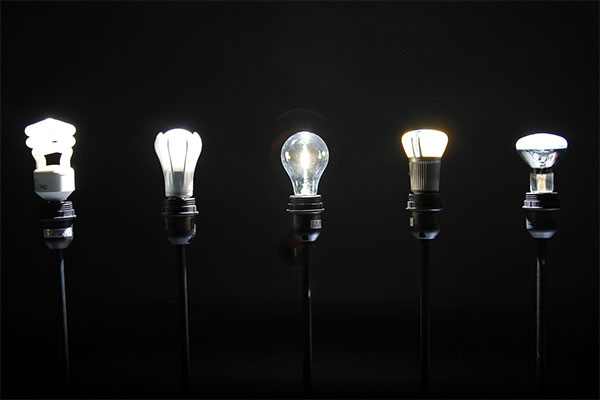
#> input picture Python/XuLyAnhPython/anh5.jpg, 600 x 400 px
$ python 1BaiLuyenTap.py   (older library calls are emulated)
#> lines starting #> are read from the running program, lines starting #| are printed output that depends on the picture; after the words box and inside, x2 and y2 are one past the last pixel; in counts of white or black regions, pixels touching at a corner belong together
'''
Đọc vào ảnh hat1.png được biến ma trận ảnh I.
https://drive.google.com/open?id=1ZPqjrE47vx0pgy8NOgi7ddc3vDXfQ9aA&authuser=0

26a. Chuyển ảnh sang biểu diễn HSV được ma trận Ihsv. Hiển thị kênh H của Ihsv.
26b. Cân bằng histogram của kênh V của Ihsv. Hiển thị kênh V được cân bằng.
26c. Thay đổi kênh V của Ihsv thành kênh V đã cân bằng. Chuyển Ihsv về biểu diễn RGB được ảnh I2. Hiển thị I2.
26d. Ghi ma trận ảnh I2 thành file ảnh hoa1.png
26e. Giảm size ảnh xuống 1/4. Hiển thị ảnh đã giảm size.
26g. Làm trơn ảnh kênh S của Ihsv theo bộ lọc trung bình cộng, kích thước cửa sổ lân cận là 7x7 được ảnh Is. Hiển thị ảnh Is.
26h. Nhị phân hóa ảnh (255- Is) (ảnh nghịch đảo độ sáng của Is, trắng -> đen; đen->trắng) theo ngưỡng Otsu được ảnh nhị phân Ib. Hiển thị ảnh Ib.
26i(bỏ qua do chưa học). Tìm các contour của ảnh Ib. Vẽ các đường contour trên ảnh gốc I. Hiển thị ảnh I.
26k(bỏ qua do chưa học).Vẽ đường contour có diện tích lớn nhất ở câu 26i trên ảnh gốc I. Hiển thị ảnh I.
26l. Tìm kiếm biên theo thuật toán Canny của kênh S của ảnh Ihsv được ảnh nhị phân Ie. Hiển thị ảnh Ie.
26l. Kiểm tra pixel có tọa độ dòng y=312, cột x=279 có là điểm biên của  kênh S của ảnh Ihsv theo phép dò biên Canny không?
26n. Hiển thi các giá trị mức xám của kênh S của ảnh Ihsv trong lân cận cửa sổ 5x5 của pixel có tọa độ dòng y=312, cột x=279.
26o. Chuyển ảnh I sang ảnh grayscale theo công thức biến đổi bộ mầu (r,g,b) về mức xám=0.39*r+0.50*g+0.11*b, được ảnh Ig. Hiển thị ảnh Ig.
26p. Tìm kiếm biên theo thuật toán Canny của Ig được ảnh nhị phân Ie2. Hiển thị ảnh Ie2.
26q. Kiểm tra pixel có tọa độ dòng y=312, cột x=279 có là điểm biên của  ảnh Ig theo phép dò biên Canny không?
26r. Hiển thi các giá trị mức xám của ảnh Ig trong lân cận cửa sổ 5x5 của pixel có tọa độ dòng y=312, cột x=279.
26s. Xác định ma trận gradient theo hướng x của ảnh Ig với phương pháp Sobel được ảnh IgradientX. Hiển thi IgradientX.
26t. Xác định ma trận gradient theo hướng y của ảnh Ig với phương pháp Sobel được ảnh IgradientY. Hiển thi IgradientY.
26u. Xác định ma trận gradient của ảnh Ig theo cả 2 hướng y và hướng x với phương pháp Sobel được ảnh Igradient=(IgradientX+IgradientY)//2. Hiển thi Igradient.
26v. Xác định ảnh biên của ảnh Ig sử dụng phương pháp dò biên Sobel và ma trận gradient Igradient với ngưỡng quyết định điểm biên nguong_bien=50, được ảnh nhị phân Ie3. Hiển thị ảnh Ie3.
26x. Kiểm tra pixel có tọa độ dòng y=312, cột x=279 có là điểm biên của  ảnh Ig theo phép dò biên Sobel trên không?
26y. Giãn mức xám của kênh V của ảnh Ihsv lên khoảng tối đa [0,255] được ảnh Iv2. Hiển thị ảnh Iv2.
26z. Giãn mức xám của kênh S của ảnh Ihsv lên khoảng tối đa [0,255] được ảnh Is2. Hiển thị ảnh Is2.

'''
#Đọc ảnh mầu anh5.jpg vào biến ma trận I.
import cv2
import numpy as np
import matplotlib.pyplot as plt

I=cv2.imread('anh5.jpg')
#> I is the input picture: shape (400, 600, 3); mean B, G, R 22.7, 22.7, 22.7
cv2.imshow('Anh goc:',I)

#Chuyển ảnh sang biểu diễn HSV được ma trận Ihsv. Hiển thị kênh H của Ihsv.
Ihsv=cv2.cvtColor(I,cv2.COLOR_BGR2HSV)
#> Ihsv: shape (400, 600, 3); mean H, S, V 9.3, 6, 23.2
cv2.imshow('Anh HSV:',Ihsv[:,:,0])
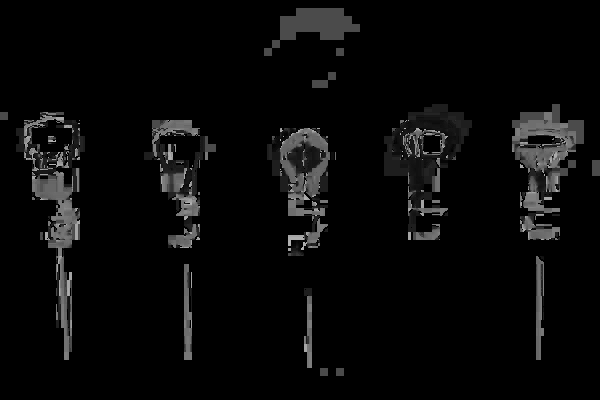
#> window 'Anh HSV:': shape (400, 600); min 0, max 179, mean 9.3

#Cân bằng histogram của kênh V của Ihsv. Hiển thị kênh V được cân bằng.
w=Ihsv.shape[1]
#> w = 600
h=Ihsv.shape[0]
#> h = 400
def tinh_his(Igray):
	mang =np.zeros(256,dtype='uint32')
	for i in range(h):
	    for j in range(w):
	        g=Igray[i][j]
	        mang[g][0]=mang[g][0]+1
	    return mang
	Ir=Ihsv[:,:,2]
	hist_r=tinh_his(Ir)

#Thay đổi kênh V của Ihsv thành kênh V đã cân bằng. Chuyển Ihsv về biểu diễn RGB được ảnh I2. Hiển thị I2.
I2 = cv2.cvtColor(Ihsv, cv2.COLOR_HSV2BGR)
cv2.imshow("RGB", I2)

#Ghi ma trận ảnh I2 thành file ảnh hoa1.png
cv2.imwrite('hoa1.png', I2)

#Giảm size ảnh xuống 1/4. Hiển thị ảnh đã giảm size.
w=I.shape[1] //4
#> w = 150
h=I.shape[0] //4
#> h = 100
I_resize=cv2.resize(I, (w, h))
cv2.imshow('anh resize', I_resize)

# Làm trơn ảnh kênh S của Ihsv theo bộ lọc trung bình cộng, kích thước cửa sổ lân cận là 7x7 được ảnh Is. Hiển thị ảnh Is.
for i in range(-3,4):
	for j in range(-3, 4):
		if (i>=0) & (i<= h-1) &(j>=0) &(j<= h-1):
			print(I[i,j,:])
#> this loop made 7 passes
#> (printed output is left out)

#Nhị phân hóa ảnh (255- Is) (ảnh nghịch đảo độ sáng của Is, trắng -> đen; đen->trắng) theo ngưỡng Otsu được ảnh nhị phân Ib. Hiển thị ảnh Ib.
nguong=90
Ig=cv2.cvtColor(I,cv2.COLOR_BGR2GRAY)
Ib=np.zeros((Ig.shape[0],I.shape[1]),dtype='uint8')
for i in range(Ig.shape[0]):
    for j in range(I.shape[1]):
        if Ig[i][j] < nguong:
            Ib[i][j]=0#đen tuyệt đối
        else:
            Ib[i][j]=255#trắng tuyệt đối
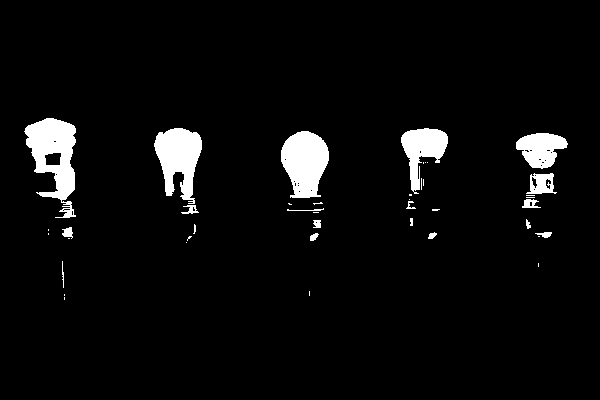
#> Ib: shape (400, 600); 4.7% white; 42 white regions (24 under 20 px)

#Tìm các contour của ảnh Ib. Vẽ các đường contour trên ảnh gốc I. Hiển thị ảnh I.
#Xác định các contours của ảnh Ib và vẽ đường contours lên ảnh gốc I với mầu đỏ tuyệt đối.
contours, _ = cv2.findContours(Ib, cv2.RETR_EXTERNAL, cv2.CHAIN_APPROX_SIMPLE)
cv2.drawContours(I, contours, -1, (0,0,255), 2)
cv2.imshow("anh co ve chu tuyen", I)

#Vẽ đường contour có diện tích lớn nhất ở câu 26i trên ảnh gốc I. Hiển thị ảnh I.
#Tính diện tích lớn nhất max_area của các contours, hiển thị giá trị này.
max_area=0.0
cnt_max=[]
for cnt in contours:
    if max_area < cv2.contourArea(cnt):
        max_area=cv2.contourArea(cnt)
        cnt_max=cnt
#> after the loop, max_area = 2758.5
print(max_area)
#| 2758.5
#vẽ contour có diện tích max
cv2.drawContours (I, [cnt_max], -1, (255,0,255),2)
cv2.imshow('anh co ve chu tuyen',I)

#Tìm kiếm biên theo thuật toán Canny của kênh S của ảnh Ihsv được ảnh nhị phân Ie. Hiển thị ảnh Ie.
Ie = cv2.Canny(Ihsv[:,:,1],0,255)
#> Ie: shape (400, 600); 3.7% white in thin lines or dots, all inside (x1, y1, x2, y2) = (15, 103, 600, 376)
cv2.imshow('anh nhi phan kenh S', Ie)

#Kiểm tra pixel có tọa độ dòng y=312, cột x=279 có là điểm biên của  kênh S của ảnh Ihsv theo phép dò biên Canny không?
if Ie[312][279]==255:
	print("diem bien anh(312, 279) la diem bien theo Canny")
else:
	print("diem anh (312, 279) khong la diem anh the canny")

#Hiển thi các giá trị mức xám của kênh S của ảnh Ihsv trong lân cận cửa sổ 5x5 của pixel có tọa độ dòng y=312, cột x=279.
h=I.shape[0]
#> h = 400
w=I.shape[1]
#> w = 600
y=312
x=279
Is=Ihsv[:,:,1]
for k in range(-2, 3): #lan can (5, )
	for l in range(-1,2):
		if ((y+k) >= 0) & ((y+k)<=h-1) & ((x+l) >= 0) & ((x+l)<=w-1):
			print(Is[y+k,x+l])
#> this loop made 5 passes
#> (printed output is left out)

#Chuyển ảnh I sang ảnh grayscale theo công thức biến đổi bộ mầu (r,g,b) về mức xám=0.39*r+0.50*g+0.11*b, được ảnh Ig. Hiển thị ảnh Ig.
Igray = np.zeros((h, w), dtype='uint8')
for i in range(h):
	for j in range(w):
		#gray=r*0.39+g*0.5+b*0.11
		d=39*int(I[i][j][2]) + 50*int(I[i][j][1]) + 11*int(I[i][j][0])
		d=d//100
		Igray[i][j]=d
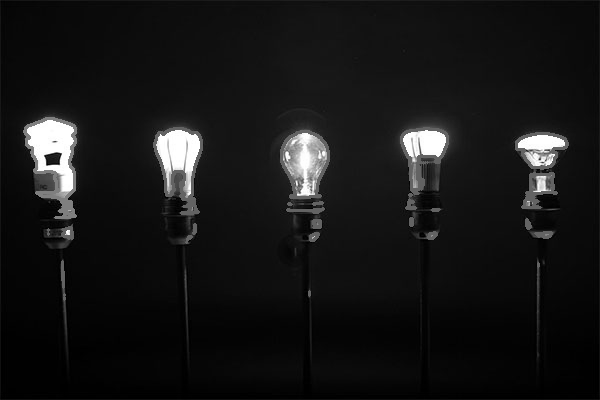
#> Igray: shape (400, 600); min 0, max 255, mean 22.3
cv2.imshow("anh graay", Igray)

#Tìm kiếm biên theo thuật toán Canny của Ig được ảnh nhị phân Ie2. Hiển thị ảnh Ie2.
Ie2 = cv2.Canny(Ig,0,255)
#> Ie2: shape (400, 600); 2.1% white in thin lines or dots, all inside (x1, y1, x2, y2) = (24, 118, 568, 397)
cv2.imshow('canny image: ',Ie2)

#Kiểm tra pixel có tọa độ dòng y=312, cột x=279 có là điểm biên của  ảnh Ig theo phép dò biên Canny không?
if Ie2[312][279]==255:
	print("diem bien anh(312, 279) la diem bien theo Canny")
else:
	print("diem anh (312, 279) khong la diem anh the canny")

#Hiển thi các giá trị mức xám của ảnh Ig trong lân cận cửa sổ 5x5 của pixel có tọa độ dòng y=312, cột x=279.
so_dong=I.shape[0]
#> so_dong = 400
so_cot=I.shape[1]
#> so_cot = 600
y=312
x=279
for k in range(-2, 3): #lan can (5, )
	for l in range(-1,2):
		if ((y+k) >= 0) & ((y+k)<=so_dong-1) & ((x+l) >= 0) & ((x+l)<=so_cot-1):
			print(Ig[y+k,x+l])

#Xác định ma trận gradient theo hướng x của ảnh Ig với phương pháp Sobel được ảnh IgradientX. Hiển thi IgradientX.
sobelx = cv2.Sobel(Ig,cv2.CV_64F,1,0,ksize=5)
sobely = cv2.Sobel(Ig,cv2.CV_64F,0,1,ksize=5)
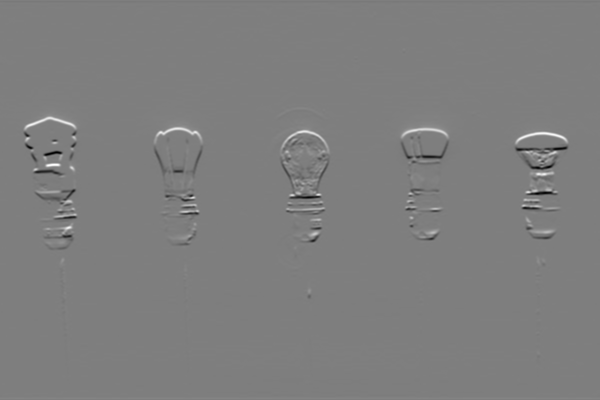
#> sobely: shape (400, 600) float64; min -11340, max 11473, mean -3.7; drawn with min black and max white
plt.subplot(2,2,1),plt.imshow(Ig,cmap = 'gray')
plt.title('Ảnh gốc'), plt.xticks([]), plt.yticks([])

plt.title('Sobel X'), plt.xticks([]), plt.yticks([])
plt.subplot(2,2,4),plt.imshow(sobely,cmap = 'gray')
plt.title('Sobel Y'), plt.xticks([]), plt.yticks([])
plt.show()

w = Igray.shape[1]
h = Igray.shape[0]
G = np.zeros((h, w), dtype= 'float64')
for i in range (h):
	for j in range (w):
		t1 = sobelx[i][j]*sobelx[i][j]
		t2 = sobely[i][j]*sobely[i][j]
		G[i][j]= np.sqrt(t1+t2)
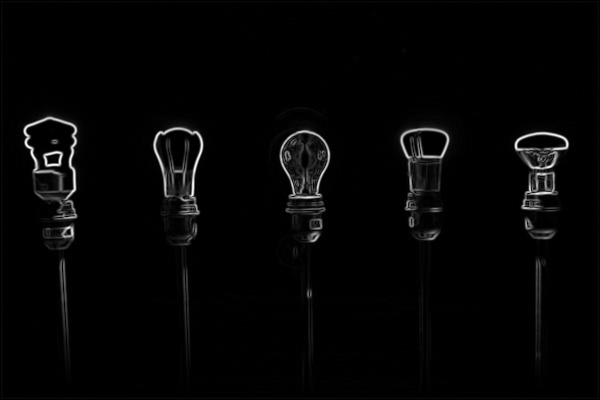
#> G: shape (400, 600) float64; min 0, max 11804.9, mean 244.7; drawn with min black and max white

#Xác định ảnh biên của ảnh Ig sử dụng phương pháp dò biên Sobel
#và ma trận gradient Igradient với ngưỡng quyết định điểm biên nguong_bien=50,
#được ảnh nhị phân Ie3. Hiển thị ảnh Ie3.
nguong = 50
Ie3 = np.zeros((h, w), dtype='uint8')
for i in range (h):
	for j in range (w):
		if G[i][j]>=nguong:
			Ie3[i][j]=255
		else:
			I[i][j]=0
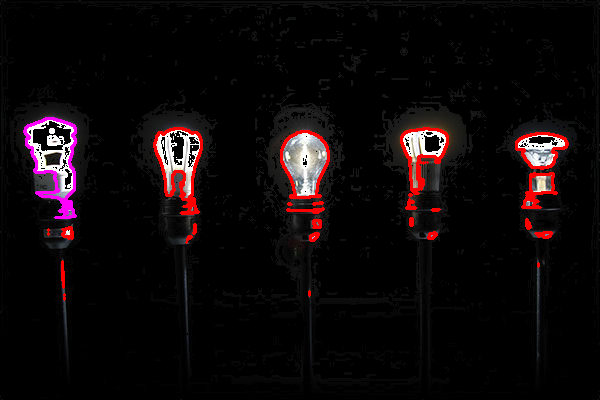
#> I: shape (400, 600, 3); mean B, G, R 10, 8.9, 15
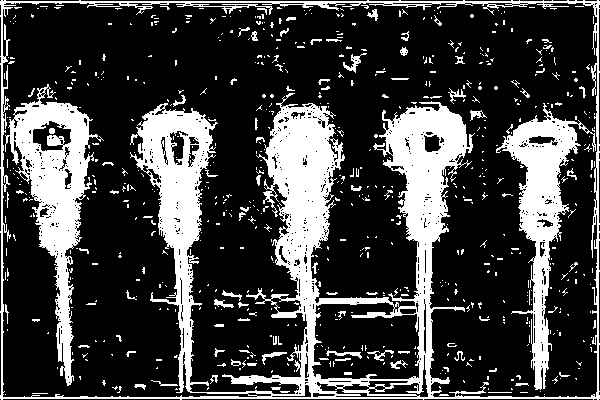
#> Ie3: shape (400, 600); 25.1% white; 690 white regions (607 under 20 px), largest, box (x1, y1, x2, y2) and area: (0, 0, 600, 400) 37358, (5, 84, 104, 386) 9201, (496, 103, 596, 390) 7379
cv2.imshow("bien G", Ie3)

#Kiểm tra pixel có tọa độ dòng y=312, cột x=279 có là điểm biên của  ảnh Ig theo phép dò biên Sobel trên không?
if Ie3[312][279]==255:
	print("diem bien anh(312, 279) la diem bien theo Canny")
else:
	print("diem anh (312, 279) khong la diem anh the canny")

#Giãn mức xám của kênh V của ảnh Ihsv lên khoảng tối đa [0,255] được ảnh Iv2. Hiển thị ảnh Iv2.
Ir=Ihsv[:,:,2]
a=Ir[0][0]
#> a = 29
b=Ir[0][0]
#> b = 29

#Giãn mức xám của kênh S của ảnh Ihsv lên khoảng tối đa [0,255] được ảnh Is2. Hiển thị ảnh Is2.

Is2=Ihsv[:,:,1]
a=Is2[0][0]
#> a = 0
b=Is2[0][0]
#> b = 0

for i in range(h):
    for j in range(w):
        if a> Is2[i][j]:
            a=Is2[i][j]
        if b < Is2[i][j]:
            b=Is2[i][j]
#> after the loop, a = 0; b = 255
print([a,b])
#| [0, 255]
for i in range(h):
    for j in range(w):
        Ir[i][j]=(255* int(Is2[i][j]-a))//(b-a)
cv2.imshow('kenh S bien doi',Is2)

cv2.waitKey()
